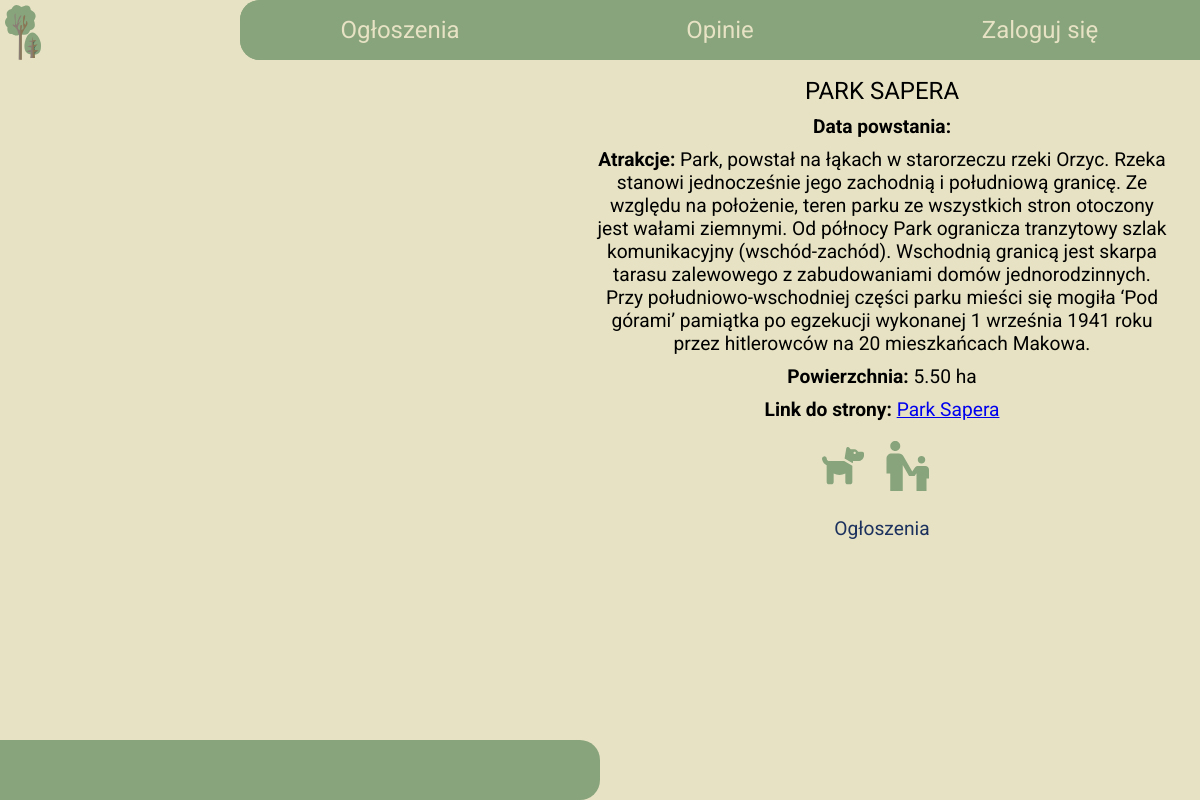
The page /parki.php?id=0&miasto=7 on the database its author committed.
### tables this page shows
CREATE TABLE `park` (
  `id` int(11) NOT NULL,
  `name` varchar(255) NOT NULL,
  `city` int(11) NOT NULL,
  `surface` decimal(10,2) NOT NULL,
  `creation_date` date DEFAULT NULL,
  `attractions` text NOT NULL,
  `link` varchar(255) DEFAULT NULL,
  `pet_friendly` int(11) DEFAULT NULL,
  `suitable_for_children` int(11) DEFAULT NULL
);

### parki.php (the view, shortened to what this page needs)
<!DOCTYPE html>
<html lang="en">
  <head>
    <link rel="stylesheet" type="text/css" href="style.css" />
    <link rel="stylesheet" type="text/css" href="style_parki.css" />
  </head>
  <body>
    <?php
    include 'polaczenie.php';
    $id=$_GET['id'];
    $miasto=$_GET['miasto'];
    if($id==0){
      $sql2="SELECT id FROM park WHERE city=${miasto} limit 1";
      $result2 = mysqli_query($conn,$sql2);
      $row2 =  mysqli_fetch_array($result2);
      $id=$row2['id'];
    }
    $sql="SELECT * FROM park WHERE id=${id} ";
    $result = mysqli_query($conn,$sql);
    $row =  mysqli_fetch_array($result);
    ?>
    <a href="index.html"><img class="logo" src="svg/logo.svg" /></a>
    <div class="menu">
      <ul>
        <li class="ogloszenia"><a href="ogloszenia.html">Ogłoszenia</a></li>
        <li class="opinie"><a href="opinie.php">Opinie</a></li>
        <li class="logowanie"><a href="logowanie.html">Zaloguj się</a></li>
      </ul>
    </div>
    <div class="srodek">
      <div class="lewy">
      </div>
      <div class="prawy">
        <p class='nazwa'>
            <?php
            $nazwa=$row['name'];
            echo $row['name'];
              ?>
        </p>
        <p class='data_powstania'> <span>Data powstania:</span>
        </p>
        <p class='atrakcje'><span>Atrakcje:</span>
            <?php
            echo $row['attractions'];
              ?>
        </p>
        <p class='powierzchnia'><span>Powierzchnia:</span>
            <?php
            echo $row['surface'] ;
              ?>
              ha
        </p>
        <p class='link'><span>Link do strony:</span> <a href="
            <?php
            echo $row['link'];
              ?>"><?php
              echo $row['name'];
                ?></a>
        </p>
        <div class="ikonki">
            <?php
            $przyjazne= $row['pet_friendly'];
            if($przyjazne==1){
                echo "<img title='Dostosowane do zwierząt' src='svg/zwierzak.svg'/> ";
            }
            $przyjazne2= $row['suitable_for_children'];
            if($przyjazne2==1){
                echo "<img title='Przystosowane dla dzieci' src='svg/dziecko.svg'/> ";
            }
              ?>
        </div>
        <div class="linki">
          <p><?php echo "<a class='link_ogl' href='ogloszenia.php?nazwa=${nazwa}'>Ogłoszenia</a>" ?></p>
          </div>
      </div>
    </div>
    <div class="pasek_dolny"></div>
  </body>
</html>

### style.css (style rules this page uses)
* { margin: 0; padding: 0; box-sizing: border-box; }
body { font-family: "Roboto", sans-serif; font-size: 24px; background-color: #e6e2c3; }
div { position: relative; text-align: center; }
div.menu { width: 100vw; height: 5vh; text-align: center; color: #e6e2c3; text-transform: none; }
div.menu ul { position: absolute; background-color: #88a47c; border-top-left-radius: 20px; border-bottom-left-radius: 20px; width: 80vw; list-style: none; right: 0%; }
div.menu li { background-color: #88a47c; line-height: 5vw; width: calc((100% / 3)); float: left; }
div.menu li:last-child { border-right: none; }
div.menu li:nth-child(1) { border-top-left-radius: 20px; border-bottom-left-radius: 20px; }
div.menu a { color: #e6e2c3; text-decoration: none; }
div.srodek { position: absolute; top: 6vw; }
div.lewy { text-align: center; width: 50vw; float: left; }
div.prawy { width: 50vw; float: left; }
img.logo { position: absolute; height: calc(5vw - 5px); margin: 5px 0 0 5px; }
div.pasek_dolny { position: absolute; bottom: 0%; background-color: #88a47c; width: 50vw; height: 5vw; float: left; border-top-right-radius: 20px; border-bottom-right-radius: 20px; }

### style_parki.css (style rules this page uses)
div.pasek_dolny { position: fixed; background-color: #88a47c; width: 50vw; height: 5vw; float: left; border-top-right-radius: 20px; border-bottom-right-radius: 20px; }
div.menu, img.logo { position: fixed; z-index: 1; }
div.lewy { width: 49vw; min-height: 80vh; float: left; overflow: auto; }
div.prawy { width: 49vw; position: relative; overflow: auto; }
p.nazwa { font-size: 1em; }
.ikonki { width: 48vw; position: relative; padding: 10px; }
p { font-size: 0.8em; padding: 5px; }
p.nazwa { text-transform: uppercase; }
span { font-weight: bold; }
a.link_ogl { text-decoration: none; color: #1c315e; }

### rows shown on the page
park: name "PARK SAPERA", attractions "Park, powstał na łąkach w starorzeczu rzeki Orzyc. Rzeka stanowi jednocześnie jego zachodnią i południową granicę. Ze względu na położenie, teren parku ze wszystkich stron otoczony jest wałami ziemnymi. Od północy Park ogranicza tranzytowy szlak komunikacyjny (wschód-zachód). Wschodnią granicą jest skarpa tarasu zalewowego z zabudowaniami domów jednorodzinnych. Przy południowo-wschodniej części parku mieści się mogiła ‘Pod górami’ pamiątka po egzekucji wykonanej 1 września 1941 roku przez hitlerowców na 20 mieszkańcach Makowa.", surface "5.50", name "Park Sapera"
